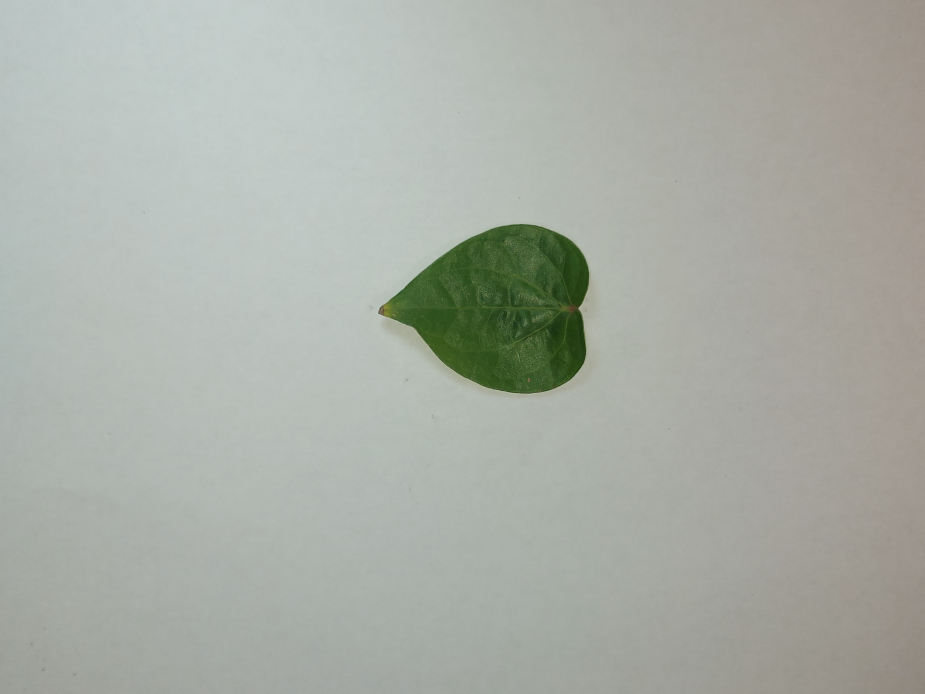
#> input picture fotodaunsirih/000-024/024.jpg, 4624 x 3468 px, found by its file name (shown at 1/5 size)
$ jupyter execute cropping.ipynb   (shell and % lines are left out)
#> lines starting #> are read from the running program, lines starting #| are printed output that depends on the picture
<a href="https://colab.research.google.com/github/NeaIE19/computer-vision/blob/main/image_fundamental/cropping.ipynb" target="_parent"></a>

[cell 1]
# import the necessary packages
from matplotlib import pyplot as plt
import numpy as np
import argparse
import cv2

[cell 2]
def plt_imshow(title, image):
	# convert the image frame BGR to RGB color space and display it
	image = cv2.cvtColor(image, cv2.COLOR_BGR2RGB)
	plt.imshow(image)
	plt.title(title)
	plt.grid(False)
	plt.show()

[cell 3]
I = np.arange(0, 25)
I

[cell 4]
I = I.reshape((5, 5))
I

[cell 5]
I[0:3, 0:2]

[cell 6]
I[3:5, 1:5]

[cell 7]
# # construct the argument parser and parse the arguments
# ap = argparse.ArgumentParser()
# ap.add_argument("-i", "--image", type=str, default="adrian.png",
# 	help="path to the input image")
# args = vars(ap.parse_args())

# since we are using Jupyter Notebooks we can replace our argument
# parsing code with *hard coded* arguments and values
args = {
	"image": "024.jpg"
}

[cell 8]
# load the input image and display it to our screen
image = cv2.imread(args["image"])
#> image is the input picture: shape (3468, 4624, 3); mean B, G, R 166.3, 174.1, 169.3
plt_imshow("Original", image)

# cropping an image with OpenCV is accomplished via simple NumPy
# array slices in startY:endY, startX:endX order -- here we are
# cropping the monitor from the image (these coordinates were
# determined using photo editing software such as Photoshop,
# GIMP, Paint, etc.)
# Dimension lab.jpeg = 720x1600
lab = image[100:550, 100:500]
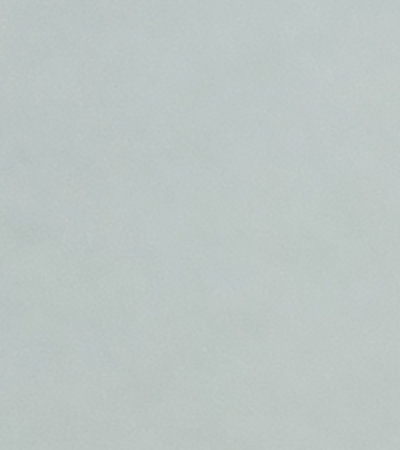
#> lab: shape (450, 400, 3); mean B, G, R 196, 198.3, 188.4
plt_imshow("lab", lab)


$ run again, with fotodaunsirih/000-024/002.jpg copied over fotodaunsirih/000-024/024.jpg
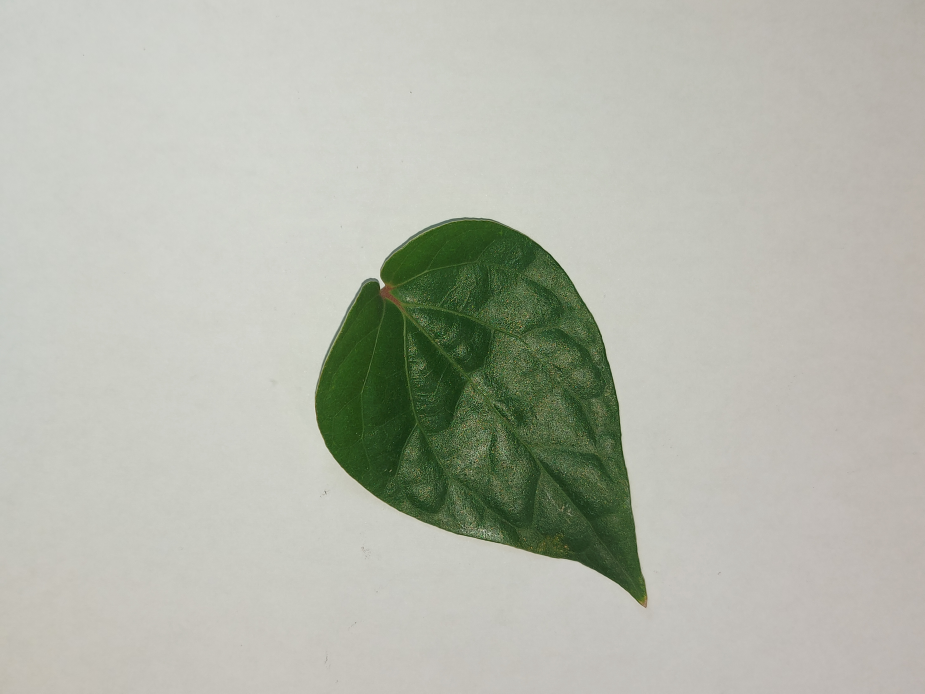
#> input picture fotodaunsirih/000-024/002.jpg, 4624 x 3468 px, found by its file name (shown at 1/5 size)
#> image is the input picture: shape (3468, 4624, 3); mean B, G, R 172.7, 183.9, 181
#> `lab = image[100:550, 100:500]`:
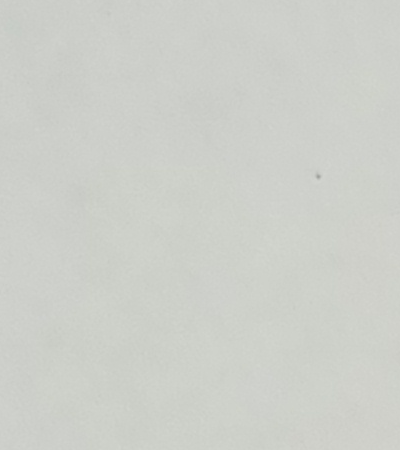
#> lab: shape (450, 400, 3); mean B, G, R 201.5, 207.4, 205.1
#> image: shape (450, 400, 3)
